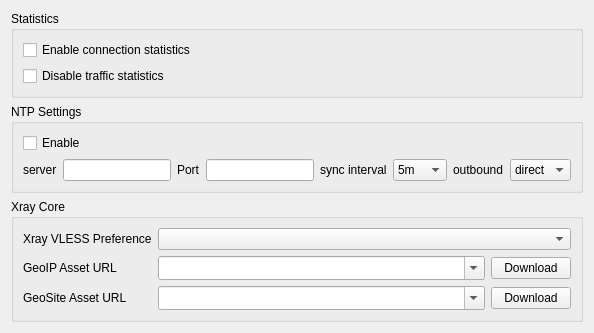
     <widget class="QWidget" name="tab_core">
      <attribute name="title">
       <string>Core</string>
      </attribute>
      <layout class="QVBoxLayout" name="verticalLayout_core">
       <item>
        <widget class="QGroupBox" name="stats_box">
         <property name="title">
          <string>Statistics</string>
         </property>
         <layout class="QGridLayout" name="gridLayout_stats">
          <item row="0" column="0">
           <widget class="QCheckBox" name="connection_statistics">
            <property name="text">
             <string>Enable connection statistics</string>
            </property>
           </widget>
          </item>
          <item row="1" column="0">
           <widget class="QCheckBox" name="disable_traffic_aggregation">
            <property name="toolTip">
             <string>Stop recording per-profile and per-app usage history for Traffic Statistics.</string>
            </property>
            <property name="text">
             <string>Disable traffic statistics</string>
            </property>
           </widget>
          </item>
         </layout>
        </widget>
       </item>
       <item>
        <widget class="QGroupBox" name="ntp_box">
         <property name="toolTip">
          <string>Settings for sing-box's built-in NTP client.</string>
         </property>
         <property name="title">
          <string>NTP Settings</string>
         </property>
         <layout class="QGridLayout" name="gridLayout_6">
          <item row="0" column="0">
           <widget class="QCheckBox" name="ntp_enable">
            <property name="text">
             <string>Enable</string>
            </property>
           </widget>
          </item>
          <item row="1" column="0">
           <layout class="QHBoxLayout" name="horizontalLayout_22">
            <item>
             <widget class="QLabel" name="ntp_server_l">
              <property name="text">
               <string>server</string>
              </property>
             </widget>
            </item>
            <item>
             <widget class="QLineEdit" name="ntp_server"/>
            </item>
            <item>
             <widget class="QLabel" name="ntp_port_l">
              <property name="text">
               <string>Port</string>
              </property>
             </widget>
            </item>
            <item>
             <widget class="QLineEdit" name="ntp_port">
              <property name="maximumSize">
               <size>
                <width>162</width>
                <height>16777215</height>
               </size>
              </property>
             </widget>
            </item>
            <item>
             <widget class="QLabel" name="ntp_interval_l">
              <property name="text">
               <string>sync interval</string>
              </property>
             </widget>
            </item>
            <item>
             <widget class="QComboBox" name="ntp_interval">
              <property name="toolTip">
               <string>&lt;html&gt;&lt;head/&gt;&lt;body&gt;&lt;p&gt;In minutes&lt;/p&gt;&lt;/body&gt;&lt;/html&gt;</string>
              </property>
              <item>
               <property name="text">
                <string notr="true">5m</string>
               </property>
              </item>
              <item>
               <property name="text">
                <string notr="true">10m</string>
               </property>
              </item>
              <item>
               <property name="text">
                <string notr="true">30m</string>
               </property>
              </item>
             </widget>
            </item>
            <item>
             <widget class="QLabel" name="ntp_outbound_l">
              <property name="text">
               <string>outbound</string>
              </property>
             </widget>
            </item>
            <item>
             <widget class="QComboBox" name="ntp_outbound">
              <property name="toolTip">
               <string>Outbound the NTP query goes through.</string>
              </property>
              <item>
               <property name="text">
                <string notr="true">direct</string>
               </property>
              </item>
              <item>
               <property name="text">
                <string notr="true">proxy</string>
               </property>
              </item>
             </widget>
            </item>
           </layout>
          </item>
         </layout>
        </widget>
       </item>
       <item>
        <widget class="QGroupBox" name="xray_core_box">
         <property name="sizePolicy">
          <sizepolicy hsizetype="Preferred" vsizetype="Maximum">
           <horstretch>0</horstretch>
           <verstretch>0</verstretch>
          </sizepolicy>
         </property>
         <property name="title">
          <string>Xray Core</string>
         </property>
         <layout class="QFormLayout" name="formLayout">
          <item row="0" column="0">
           <widget class="QLabel" name="label_24">
            <property name="toolTip">
             <string>When imported VLESS profiles use Xray.</string>
            </property>
            <property name="text">
             <string>Xray VLESS Preference</string>
            </property>
           </widget>
          </item>
          <item row="0" column="1">
           <widget class="QComboBox" name="vless_xray_pref"/>
          </item>
          <item row="1" column="0">
           <widget class="QLabel" name="label_xray_geoip_url">
            <property name="toolTip">
             <string>Where to get geoip.dat for Xray configs with geoip: rules.</string>
            </property>
            <property name="text">
             <string>GeoIP Asset URL</string>
            </property>
           </widget>
          </item>
          <item row="1" column="1">
           <widget class="QWidget" name="xray_geoip_url_row" native="true">
            <layout class="QHBoxLayout" name="xray_geoip_url_layout">
             <property name="leftMargin">
              <number>0</number>
             </property>
             <property name="topMargin">
              <number>0</number>
             </property>
             <property name="rightMargin">
              <number>0</number>
             </property>
             <property name="bottomMargin">
              <number>0</number>
             </property>
             <item>
              <widget class="QComboBox" name="xray_geoip_url">
               <property name="sizePolicy">
                <sizepolicy hsizetype="Expanding" vsizetype="Fixed">
                 <horstretch>0</horstretch>
                 <verstretch>0</verstretch>
                </sizepolicy>
               </property>
               <property name="editable">
                <bool>true</bool>
               </property>
               <property name="sizeAdjustPolicy">
                <enum>QComboBox::SizeAdjustPolicy::AdjustToMinimumContentsLengthWithIcon</enum>
               </property>
              </widget>
             </item>
             <item>
              <widget class="QPushButton" name="xray_geoip_download">
               <property name="toolTip">
                <string>Download geoip.dat now from the URL on the left</string>
               </property>
               <property name="text">
                <string>Download</string>
               </property>
              </widget>
             </item>
            </layout>
           </widget>
          </item>
          <item row="2" column="0">
           <widget class="QLabel" name="label_xray_geosite_url">
            <property name="toolTip">
             <string>Where to get geosite.dat for Xray configs with geosite: rules.</string>
            </property>
            <property name="text">
             <string>GeoSite Asset URL</string>
            </property>
           </widget>
          </item>
          <item row="2" column="1">
           <widget class="QWidget" name="xray_geosite_url_row" native="true">
            <layout class="QHBoxLayout" name="xray_geosite_url_layout">
             <property name="leftMargin">
              <number>0</number>
             </property>
             <property name="topMargin">
              <number>0</number>
             </property>
             <property name="rightMargin">
              <number>0</number>
             </property>
             <property name="bottomMargin">
              <number>0</number>
             </property>
             <item>
              <widget class="QComboBox" name="xray_geosite_url">
               <property name="sizePolicy">
                <sizepolicy hsizetype="Expanding" vsizetype="Fixed">
                 <horstretch>0</horstretch>
                 <verstretch>0</verstretch>
                </sizepolicy>
               </property>
               <property name="editable">
                <bool>true</bool>
               </property>
               <property name="sizeAdjustPolicy">
                <enum>QComboBox::SizeAdjustPolicy::AdjustToMinimumContentsLengthWithIcon</enum>
               </property>
              </widget>
             </item>
             <item>
              <widget class="QPushButton" name="xray_geosite_download">
               <property name="toolTip">
                <string>Download geosite.dat now from the URL on the left</string>
               </property>
               <property name="text">
                <string>Download</string>
               </property>
              </widget>
             </item>
            </layout>
           </widget>
          </item>
         </layout>
        </widget>
       </item>
       <item>
        <spacer name="verticalSpacer_core">
         <property name="orientation">
          <enum>Qt::Orientation::Vertical</enum>
         </property>
         <property name="sizeHint" stdset="0">
          <size>
           <width>20</width>
           <height>0</height>
          </size>
         </property>
        </spacer>
       </item>
      </layout>
     </widget>
